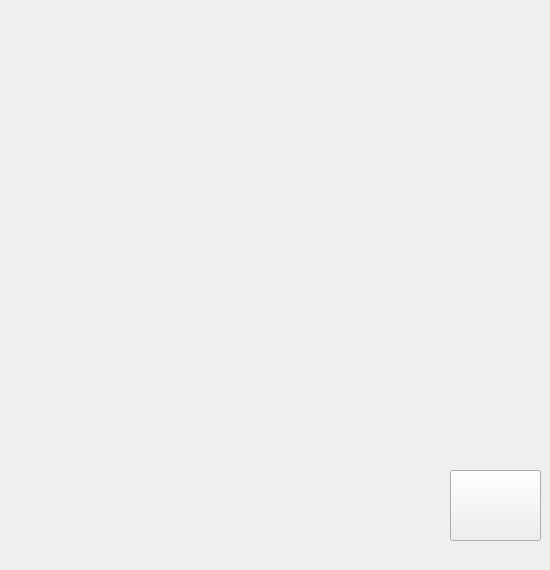
     <widget class="QWidget" name="p_control">
      <widget class="QFrame" name="frame_3">
       <property name="geometry">
        <rect>
         <x>90</x>
         <y>80</y>
         <width>281</width>
         <height>251</height>
        </rect>
       </property>
       <property name="palette">
        <palette>
         <active>
          <colorrole role="Button">
           <brush brushstyle="SolidPattern">
            <color alpha="255">
             <red>250</red>
             <green>242</green>
             <blue>221</blue>
            </color>
           </brush>
          </colorrole>
          <colorrole role="Base">
           <brush brushstyle="SolidPattern">
            <color alpha="255">
             <red>250</red>
             <green>242</green>
             <blue>221</blue>
            </color>
           </brush>
          </colorrole>
          <colorrole role="Window">
           <brush brushstyle="SolidPattern">
            <color alpha="255">
             <red>250</red>
             <green>242</green>
             <blue>221</blue>
            </color>
           </brush>
          </colorrole>
         </active>
         <inactive>
          <colorrole role="Button">
           <brush brushstyle="SolidPattern">
            <color alpha="255">
             <red>250</red>
             <green>242</green>
             <blue>221</blue>
            </color>
           </brush>
          </colorrole>
          <colorrole role="Base">
           <brush brushstyle="SolidPattern">
            <color alpha="255">
             <red>250</red>
             <green>242</green>
             <blue>221</blue>
            </color>
           </brush>
          </colorrole>
          <colorrole role="Window">
           <brush brushstyle="SolidPattern">
            <color alpha="255">
             <red>250</red>
             <green>242</green>
             <blue>221</blue>
            </color>
           </brush>
          </colorrole>
         </inactive>
         <disabled>
          <colorrole role="Button">
           <brush brushstyle="SolidPattern">
            <color alpha="255">
             <red>250</red>
             <green>242</green>
             <blue>221</blue>
            </color>
           </brush>
          </colorrole>
          <colorrole role="Base">
           <brush brushstyle="SolidPattern">
            <color alpha="255">
             <red>250</red>
             <green>242</green>
             <blue>221</blue>
            </color>
           </brush>
          </colorrole>
          <colorrole role="Window">
           <brush brushstyle="SolidPattern">
            <color alpha="255">
             <red>250</red>
             <green>242</green>
             <blue>221</blue>
            </color>
           </brush>
          </colorrole>
         </disabled>
        </palette>
       </property>
       <property name="styleSheet">
        <string notr="true">QFrame{
	gridline-color: rgba(255, 255, 255, 0);
}


QPushButton{
 background-color: rgba(255, 255, 255, 0);
  border-radius: 20px;
}</string>
       </property>
       <property name="frameShape">
        <enum>QFrame::NoFrame</enum>
       </property>
       <property name="frameShadow">
        <enum>QFrame::Raised</enum>
       </property>
       <layout class="QGridLayout" name="gridLayout">
        <item row="1" column="2">
         <widget class="QPushButton" name="pushButton_3">
          <property name="text">
           <string/>
          </property>
          <property name="icon">
           <iconset>
            <normaloff>de.png</normaloff>de.png</iconset>
          </property>
          <property name="iconSize">
           <size>
            <width>60</width>
            <height>60</height>
           </size>
          </property>
         </widget>
        </item>
        <item row="0" column="1">
         <widget class="QPushButton" name="pushButton">
          <property name="minimumSize">
           <size>
            <width>40</width>
            <height>40</height>
           </size>
          </property>
          <property name="text">
           <string/>
          </property>
          <property name="icon">
           <iconset>
            <normaloff>ar.png</normaloff>ar.png</iconset>
          </property>
          <property name="iconSize">
           <size>
            <width>60</width>
            <height>60</height>
           </size>
          </property>
         </widget>
        </item>
        <item row="1" column="0">
         <widget class="QPushButton" name="pushButton_4">
          <property name="text">
           <string/>
          </property>
          <property name="icon">
           <iconset>
            <normaloff>iz.png</normaloff>iz.png</iconset>
          </property>
          <property name="iconSize">
           <size>
            <width>60</width>
            <height>60</height>
           </size>
          </property>
         </widget>
        </item>
        <item row="2" column="1">
         <widget class="QPushButton" name="pushButton_2">
          <property name="text">
           <string/>
          </property>
          <property name="icon">
           <iconset>
            <normaloff>ab.png</normaloff>ab.png</iconset>
          </property>
          <property name="iconSize">
           <size>
            <width>60</width>
            <height>60</height>
           </size>
          </property>
         </widget>
        </item>
       </layout>
      </widget>
      <widget class="QLabel" name="label">
       <property name="geometry">
        <rect>
         <x>10</x>
         <y>370</y>
         <width>191</width>
         <height>191</height>
        </rect>
       </property>
       <property name="styleSheet">
        <string notr="true">border-image: url(:/cct/Cobot.png);</string>
       </property>
       <property name="text">
        <string/>
       </property>
      </widget>
      <widget class="QFrame" name="frame_4">
       <property name="geometry">
        <rect>
         <x>410</x>
         <y>110</y>
         <width>104</width>
         <height>186</height>
        </rect>
       </property>
       <property name="styleSheet">
        <string notr="true">QPushButton{
	background-color: rgba(255, 255, 255, 0);
  border-radius: 20px;
}</string>
       </property>
       <property name="frameShape">
        <enum>QFrame::NoFrame</enum>
       </property>
       <property name="frameShadow">
        <enum>QFrame::Raised</enum>
       </property>
       <layout class="QVBoxLayout" name="verticalLayout">
        <item>
         <widget class="QPushButton" name="pushButton_5">
          <property name="minimumSize">
           <size>
            <width>40</width>
            <height>40</height>
           </size>
          </property>
          <property name="text">
           <string/>
          </property>
          <property name="icon">
           <iconset>
            <normaloff>up.png</normaloff>up.png</iconset>
          </property>
          <property name="iconSize">
           <size>
            <width>80</width>
            <height>80</height>
           </size>
          </property>
         </widget>
        </item>
        <item>
         <widget class="QPushButton" name="pushButton_6">
          <property name="minimumSize">
           <size>
            <width>40</width>
            <height>40</height>
           </size>
          </property>
          <property name="text">
           <string/>
          </property>
          <property name="icon">
           <iconset>
            <normaloff>down.png</normaloff>down.png</iconset>
          </property>
          <property name="iconSize">
           <size>
            <width>80</width>
            <height>80</height>
           </size>
          </property>
         </widget>
        </item>
       </layout>
      </widget>
      <widget class="QPushButton" name="pushButton_7">
       <property name="geometry">
        <rect>
         <x>450</x>
         <y>470</y>
         <width>91</width>
         <height>71</height>
        </rect>
       </property>
       <property name="styleSheet">
        <string notr="true">border-image: url(:/cct/hom.png);</string>
       </property>
       <property name="text">
        <string/>
       </property>
      </widget>
     </widget>
